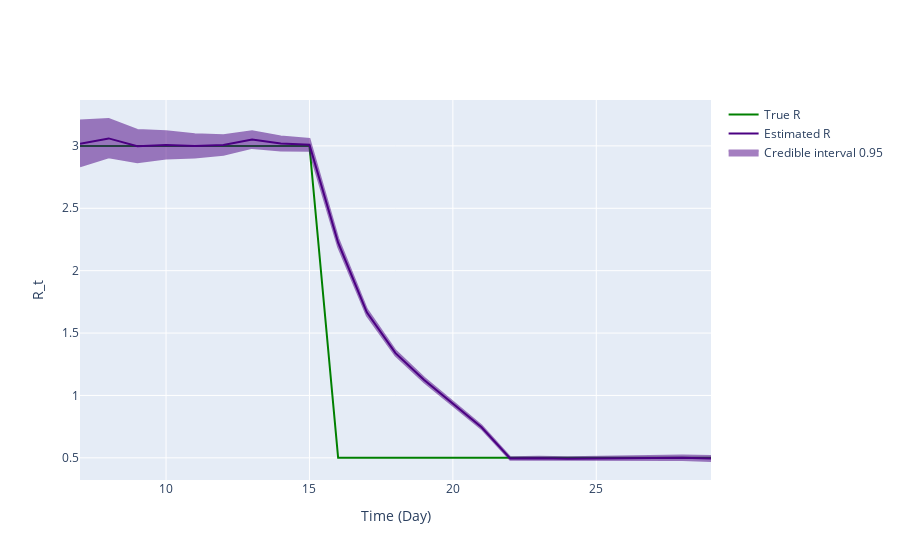

Source (notebook cell):
### Markdown cell above
## Inference plot using class method results

### Code cell
fig = ReproductionNumberPlot()

fig.add_ground_truth_rt(ground_truth)
fig.add_interval_rt(intervals)

fig.update_labels(time_label='Time (Day)', r_label='R_t')

fig.show_figure()

### Figure 1 — Plotly figure (JSON) as saved in the notebook; plotly's stock layout.template omitted (floating-point values rounded to 4 significant figures)
{"data": [{"line": {"color": "green"}, "mode": "lines", "name": "True R", "type": "scatter", "x": [7, 8, 9, 10, 11, 12, 13, 14, 15, 16, 17, 18, 19, 20, 21, 22, 23, 24, 25, 26, 27, 28, 29], "y": [3, 3, 3, 3, 3, 3, 3, 3, 3, 0.5, 0.5, 0.5, 0.5, 0.5, 0.5, 0.5, 0.5, 0.5, 0.5, 0.5, 0.5, 0.5, 0.5]}, {"line": {"color": "indigo"}, "mode": "lines", "name": "Estimated R", "type": "scatter", "x": [7, 8, 9, 10, 11, 12, 13, 14, 15, 16, 17, 18, 19, 20, 21, 22, 23, 24, 25, 26, 27, 28, 29], "y": [3.017, 3.06, 2.998, 3.008, 3.0, 3.007, 3.05, 3.019, 3.009, 2.224, 1.667, 1.339, 1.124, 0.9353, 0.7455, 0.4946, 0.497, 0.4926, 0.4941, 0.4961, 0.4996, 0.5015, 0.494]}, {"fill": "toself", "fillcolor": "indigo", "line": {"color": "indigo"}, "mode": "lines", "name": "Credible interval 0.95", "opacity": 0.5, "type": "scatter", "x": [7, 8, 9, 10, 11, 12, 13, 14, 15, 16, 17, 18, 19, 20, 21, 22, 23, 24, 25, 26, 27, 28, 29, 29, 28, 27, 26, 25, 24, 23, 22, 21, 20, 19, 18, 17, 16, 15, 14, 13, 12, 11, 10, 9, 8, 7], "y": [3.203, 3.216, 3.128, 3.118, 3.093, 3.085, 3.118, 3.075, 3.057, 2.259, 1.692, 1.36, 1.141, 0.9505, 0.7589, 0.5057, 0.5085, 0.505, 0.5078, 0.5111, 0.5161, 0.5196, 0.5137, 0.4746, 0.4836, 0.4833, 0.4813, 0.4807, 0.4804, 0.4857, 0.4837, 0.7322, 0.9201, 1.107, 1.319, 1.641, 2.19, 2.962, 2.963, 2.984, 2.929, 2.908, 2.9, 2.87, 2.908, 2.837]}], "layout": {"hovermode": "x unified", "xaxis": {"title": {"text": "Time (Day)"}}, "yaxis": {"title": {"text": "R_t"}}}}
